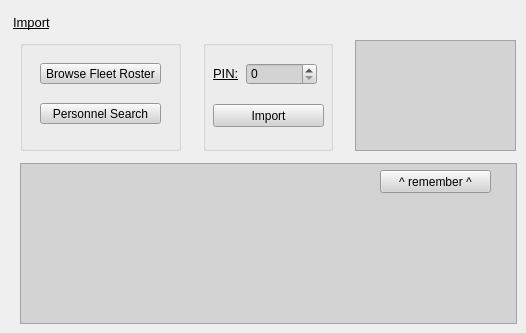
    <widget class="QWidget" name="tabImport">
     <attribute name="title">
      <string>Import</string>
     </attribute>
     <widget class="QLabel" name="label_28">
      <property name="geometry">
       <rect>
        <x>13</x>
        <y>12</y>
        <width>50</width>
        <height>20</height>
       </rect>
      </property>
      <property name="font">
       <font>
        <family>Arial</family>
        <pointsize>10</pointsize>
        <weight>50</weight>
        <bold>false</bold>
        <underline>true</underline>
       </font>
      </property>
      <property name="text">
       <string>Import</string>
      </property>
     </widget>
     <widget class="QGroupBox" name="groupBox_6">
      <property name="geometry">
       <rect>
        <x>20</x>
        <y>40</y>
        <width>161</width>
        <height>111</height>
       </rect>
      </property>
      <property name="title">
       <string/>
      </property>
      <widget class="QPushButton" name="btn_browseRoster">
       <property name="geometry">
        <rect>
         <x>20</x>
         <y>23</y>
         <width>121</width>
         <height>21</height>
        </rect>
       </property>
       <property name="styleSheet">
        <string notr="true">background-color: rgb(211, 211, 211);</string>
       </property>
       <property name="text">
        <string>Browse Fleet Roster</string>
       </property>
      </widget>
      <widget class="QPushButton" name="btn_search">
       <property name="geometry">
        <rect>
         <x>20</x>
         <y>63</y>
         <width>121</width>
         <height>21</height>
        </rect>
       </property>
       <property name="styleSheet">
        <string notr="true">background-color: rgb(211, 211, 211);</string>
       </property>
       <property name="text">
        <string>Personnel Search</string>
       </property>
      </widget>
     </widget>
     <widget class="QGroupBox" name="groupBox_7">
      <property name="geometry">
       <rect>
        <x>203</x>
        <y>40</y>
        <width>130</width>
        <height>111</height>
       </rect>
      </property>
      <property name="title">
       <string/>
      </property>
      <widget class="QLabel" name="label_30">
       <property name="geometry">
        <rect>
         <x>10</x>
         <y>23</y>
         <width>31</width>
         <height>20</height>
        </rect>
       </property>
       <property name="font">
        <font>
         <family>Arial</family>
         <pointsize>10</pointsize>
         <weight>50</weight>
         <bold>false</bold>
         <underline>true</underline>
        </font>
       </property>
       <property name="text">
        <string>PIN:</string>
       </property>
      </widget>
      <widget class="QSpinBox" name="sbPin">
       <property name="geometry">
        <rect>
         <x>43</x>
         <y>23</y>
         <width>71</width>
         <height>22</height>
        </rect>
       </property>
       <property name="font">
        <font>
         <family>Arial</family>
         <pointsize>9</pointsize>
        </font>
       </property>
       <property name="styleSheet">
        <string notr="true">background-color: rgb(211, 211, 211);</string>
       </property>
       <property name="maximum">
        <number>999999999</number>
       </property>
      </widget>
      <widget class="QPushButton" name="btn_import">
       <property name="geometry">
        <rect>
         <x>10</x>
         <y>64</y>
         <width>111</width>
         <height>23</height>
        </rect>
       </property>
       <property name="styleSheet">
        <string notr="true">background-color: rgb(211, 211, 211);</string>
       </property>
       <property name="text">
        <string>Import</string>
       </property>
      </widget>
     </widget>
     <widget class="QListWidget" name="lw_presets">
      <property name="geometry">
       <rect>
        <x>355</x>
        <y>40</y>
        <width>161</width>
        <height>111</height>
       </rect>
      </property>
      <property name="font">
       <font>
        <family>Arial</family>
       </font>
      </property>
      <property name="styleSheet">
       <string notr="true">background-color: rgb(211, 211, 211);</string>
      </property>
     </widget>
     <widget class="QTextEdit" name="textEdit">
      <property name="geometry">
       <rect>
        <x>20</x>
        <y>163</y>
        <width>497</width>
        <height>161</height>
       </rect>
      </property>
      <property name="styleSheet">
       <string notr="true">background-color: rgb(211, 211, 211);</string>
      </property>
      <property name="readOnly">
       <bool>true</bool>
      </property>
      <property name="acceptRichText">
       <bool>false</bool>
      </property>
     </widget>
     <widget class="QPushButton" name="btn_remember">
      <property name="geometry">
       <rect>
        <x>380</x>
        <y>170</y>
        <width>111</width>
        <height>23</height>
       </rect>
      </property>
      <property name="styleSheet">
       <string notr="true">background-color: rgb(211, 211, 211);</string>
      </property>
      <property name="text">
       <string>^ remember ^</string>
      </property>
     </widget>
    </widget>
